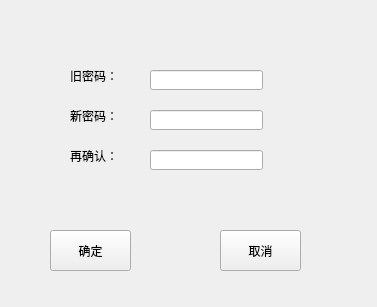
<?xml version="1.0" encoding="UTF-8"?>
<ui version="4.0">
 <class>Frmedtkey</class>
 <widget class="QDialog" name="Frmedtkey">
  <property name="geometry">
   <rect>
    <x>0</x>
    <y>0</y>
    <width>377</width>
    <height>307</height>
   </rect>
  </property>
  <property name="windowTitle">
   <string>Dialog</string>
  </property>
  <widget class="QLabel" name="label">
   <property name="geometry">
    <rect>
     <x>70</x>
     <y>70</y>
     <width>54</width>
     <height>12</height>
    </rect>
   </property>
   <property name="text">
    <string>旧密码：</string>
   </property>
  </widget>
  <widget class="QLineEdit" name="edtoldkey">
   <property name="geometry">
    <rect>
     <x>150</x>
     <y>70</y>
     <width>113</width>
     <height>20</height>
    </rect>
   </property>
  </widget>
  <widget class="QLineEdit" name="edtnewkey">
   <property name="geometry">
    <rect>
     <x>150</x>
     <y>110</y>
     <width>113</width>
     <height>20</height>
    </rect>
   </property>
  </widget>
  <widget class="QLabel" name="label_2">
   <property name="geometry">
    <rect>
     <x>70</x>
     <y>110</y>
     <width>54</width>
     <height>12</height>
    </rect>
   </property>
   <property name="text">
    <string>新密码：</string>
   </property>
  </widget>
  <widget class="QLineEdit" name="edtverkey">
   <property name="geometry">
    <rect>
     <x>150</x>
     <y>150</y>
     <width>113</width>
     <height>20</height>
    </rect>
   </property>
  </widget>
  <widget class="QLabel" name="label_3">
   <property name="geometry">
    <rect>
     <x>70</x>
     <y>150</y>
     <width>54</width>
     <height>12</height>
    </rect>
   </property>
   <property name="text">
    <string>再确认：</string>
   </property>
  </widget>
  <widget class="QToolButton" name="btnok">
   <property name="geometry">
    <rect>
     <x>50</x>
     <y>230</y>
     <width>81</width>
     <height>41</height>
    </rect>
   </property>
   <property name="text">
    <string>确定</string>
   </property>
  </widget>
  <widget class="QToolButton" name="btnno">
   <property name="geometry">
    <rect>
     <x>220</x>
     <y>230</y>
     <width>81</width>
     <height>41</height>
    </rect>
   </property>
   <property name="text">
    <string>取消</string>
   </property>
  </widget>
 </widget>
 <resources/>
 <connections/>
</ui>
